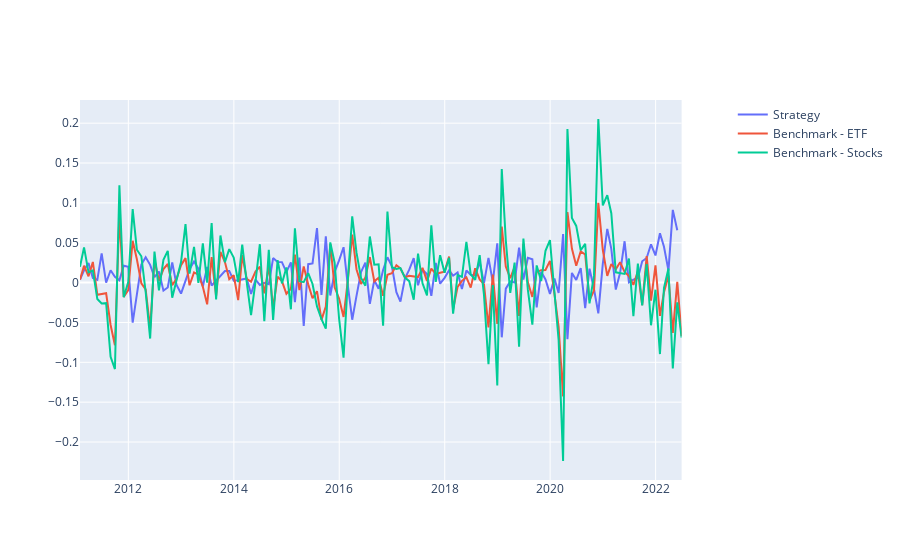

The cell this chart's notebook holds for it:
### Code cell
#Time Series plot for our strategy
fig = make_subplots(specs=[[{"secondary_y": True}]])
fig.add_trace(
    go.Scatter(x=final.index, y=final['RET'],name="Strategy"),
    secondary_y=False,
)
fig.add_trace(
    go.Scatter(x=benchmark_etf.index, y=benchmark_etf['RET'],name="Benchmark - ETF"),
    secondary_y=False,
)
fig.add_trace(
    go.Scatter(x=benchmark_s.index, y=benchmark_s['RET'],name="Benchmark - Stocks"),
    secondary_y=False,
)
fig.show()

### Figure 1 — Plotly figure (JSON) as saved in the notebook; plotly's stock layout.template omitted (floating-point values rounded to 4 significant figures; data arrays with more than 128 entries replaced by an {"elided": "..."} marker saying what was removed)
{"data": [{"name": "Strategy", "type": "scatter", "x": {"elided": "137 str values"}, "xaxis": "x", "y": {"elided": "137 float values"}, "yaxis": "y"}, {"name": "Benchmark - ETF", "type": "scatter", "x": {"elided": "138 str values"}, "xaxis": "x", "y": {"elided": "138 float values"}, "yaxis": "y"}, {"name": "Benchmark - Stocks", "type": "scatter", "x": {"elided": "138 str values"}, "xaxis": "x", "y": {"elided": "138 float values"}, "yaxis": "y"}], "layout": {"xaxis": {"anchor": "y", "domain": [0, 0.94]}, "yaxis": {"anchor": "x", "domain": [0, 1]}, "yaxis2": {"anchor": "x", "overlaying": "y", "side": "right"}}}
